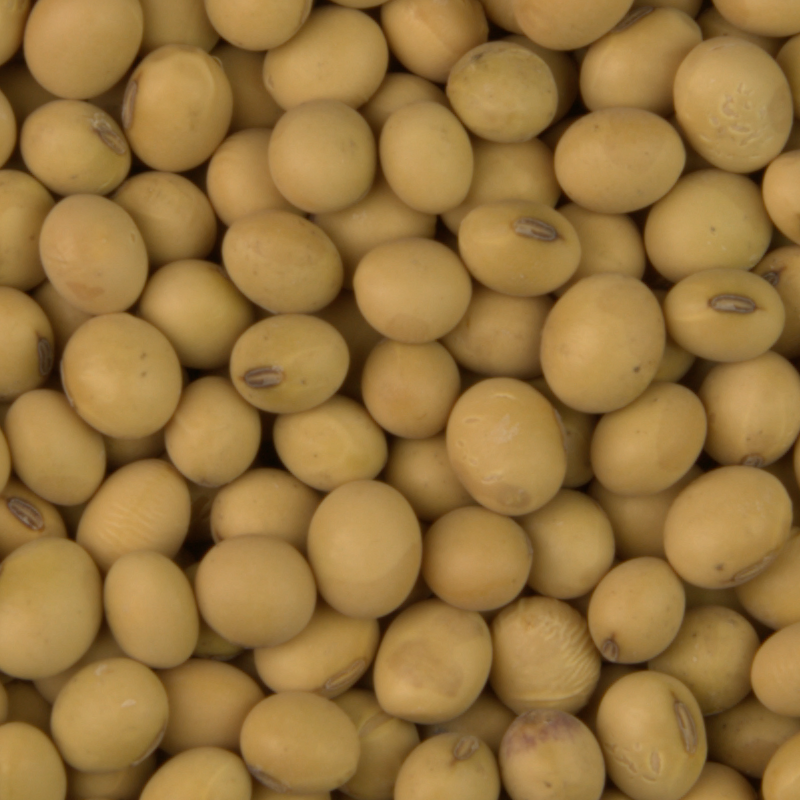
#> input picture whitepeas1.png, 800 x 800 px
$ python distance.py
#> lines starting #> are read from the running program, lines starting #| are printed output that depends on the picture; long printed decimals are rounded
from skimage import io
import matplotlib.pyplot as plot
from PIL import Image
import numpy as np

def get_edges(im, sigma):
    from skimage import img_as_float
    from skimage.feature import canny
    from skimage.color import rgb2gray

    inputImage = img_as_float(im)
    inputGrayscaleImage = rgb2gray(inputImage)
    edges = canny(inputGrayscaleImage, sigma)
    return edges

def get_distance(edges1, edges2):
    err = np.sum((edges1.astype("float") - edges2.astype("float")) ** 2) / float(edges1.shape[0] * edges2.shape[1])

    return err

im1path = 'whitepeas1.png'
im2path = 'whitepeas2.png'
im1 = io.imread(im1path)
#> im1 is the input picture: shape (800, 800, 3); mean R, G, B 150.7, 116.2, 61.2
im2 = io.imread(im2path)
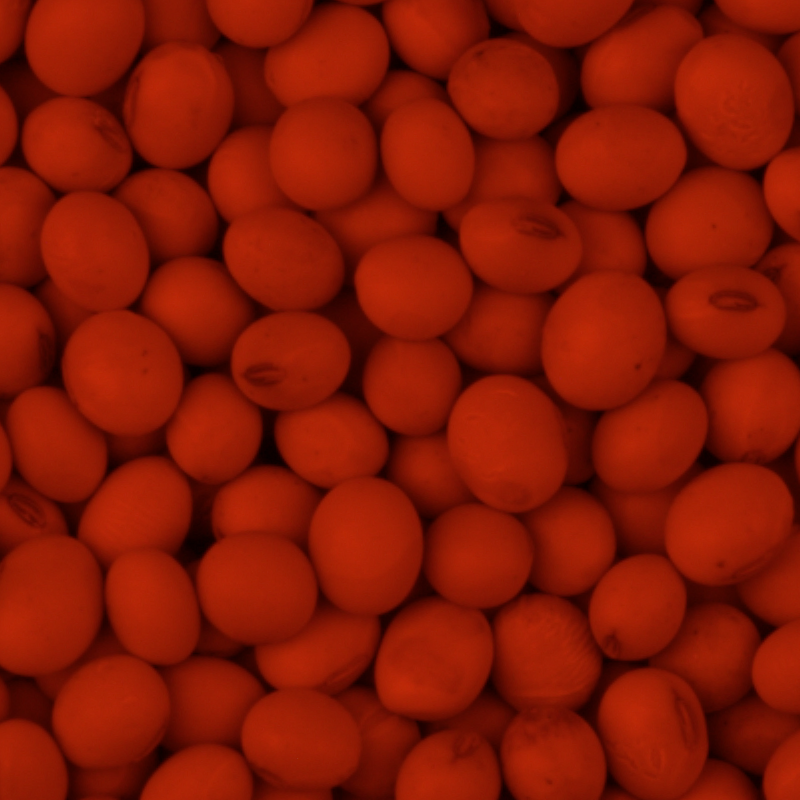
#> input picture whitepeas2.png, 800 x 800 px
#> im2 is the input picture: shape (800, 800, 3); mean R, G, B 134.9, 23.6, 4
# im2 = np.random.random(im1.shape)
sigma2 = 3

plot.subplot(2, 2, 1)
plot.title(im1path)
plot.imshow(im1)

plot.subplot(2, 2, 2)
plot.title(im2path)
plot.imshow(im2)

plot.subplot(2, 2, 3)
plot.title(im1path + " Edges")
plot.imshow(get_edges(im1, 3), cmap = 'gray')
#> in get_edges, `inputGrayscaleImage = rgb2gray(inputImage)`:
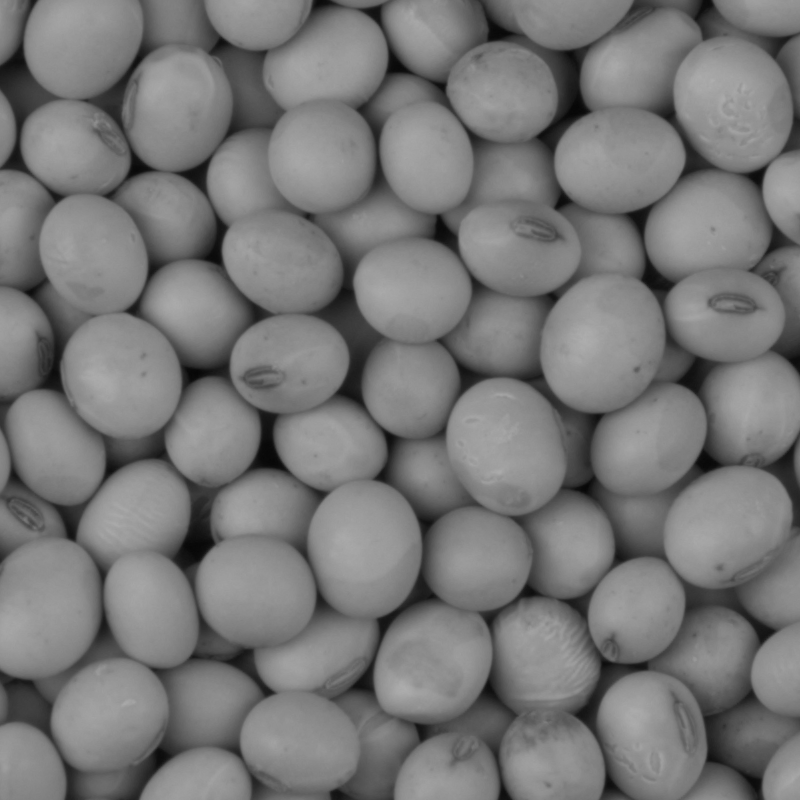
#> inputGrayscaleImage: shape (800, 800) float64; min 0.024, max 0.684, mean 0.469
#> in get_edges, `edges = canny(inputGrayscaleImage, sigma)`:
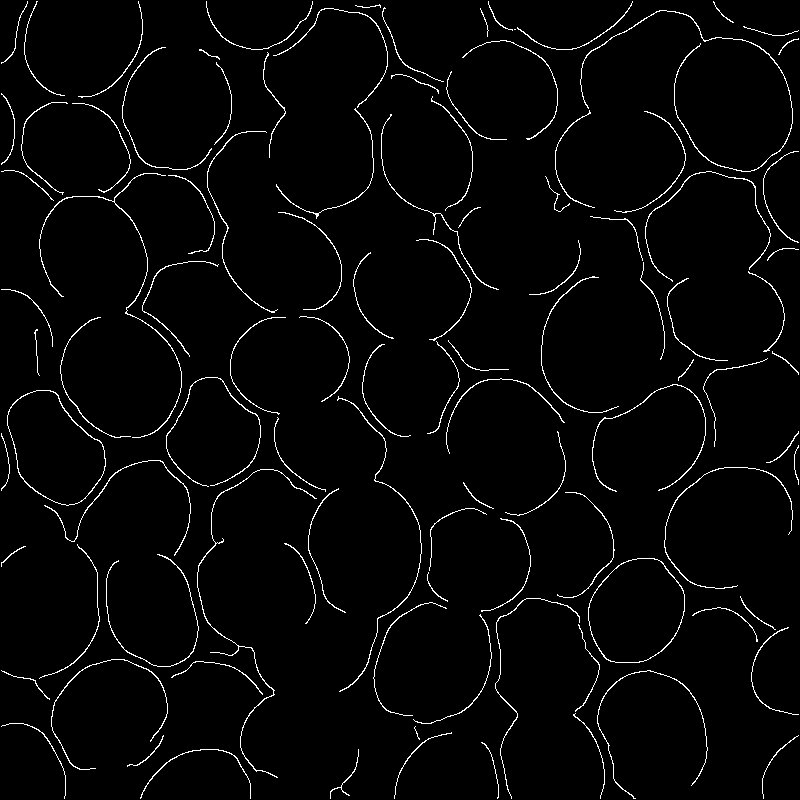
#> edges: shape (800, 800) bool; 2.7% white in thin lines or dots

plot.subplot(2, 2, 4)
plot.title(im2path + " Edges")
plot.imshow(get_edges(im2, sigma2), cmap = 'gray')
#> call 2 of get_edges, with sigma = 3
#> in get_edges (call 2), `inputGrayscaleImage = rgb2gray(inputImage)`:
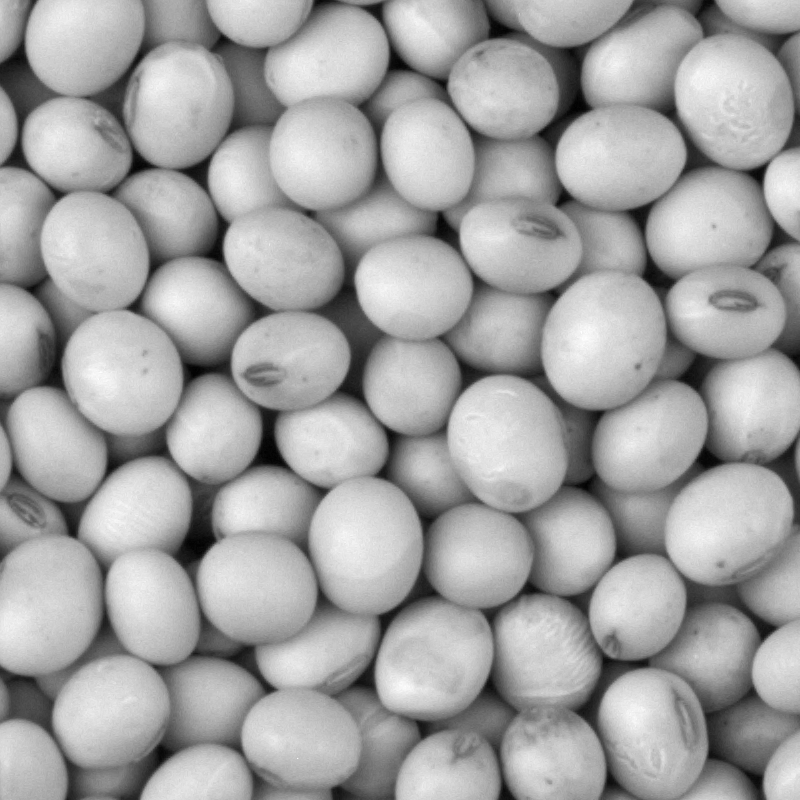
#> inputGrayscaleImage: shape (800, 800) float64; min 0.005, max 0.279, mean 0.18; drawn with min black and max white
#> in get_edges (call 2), `edges = canny(inputGrayscaleImage, sigma)`: edges: shape (800, 800) bool; every value is 0
plot.show()

print(get_distance(get_edges(im1, 3), get_edges(im2, sigma2)))
#> in get_distance, `err = np.sum((edges1.astype("float") - edges2.astype("float")) ** 2) /..`: err = 0.0269
#| 0.02693
